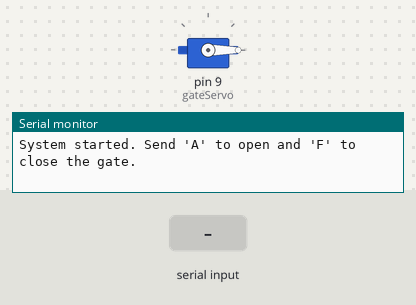
Bench run of a sketch on a simulated Arduino Uno, built with avr-gcc and run on an emulated ATmega328P. Shown: servo, the last lines printed to the serial monitor. The test bench sets the inputs (shaded band).

Above: at 1.2 s.
1.3 s: "A" received over the second serial link
At 2.5 s:
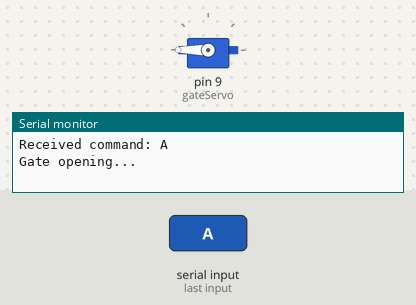
2.8 s: "F" received over the second serial link
At 3.7 s:
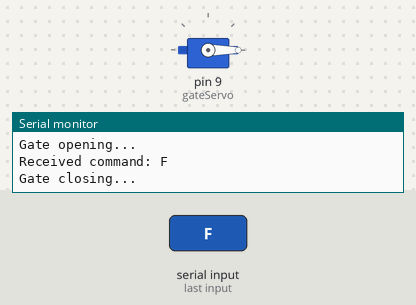
Timing chart, 0 to 5.8 s (numbered marks = the images above; inputs shaded):
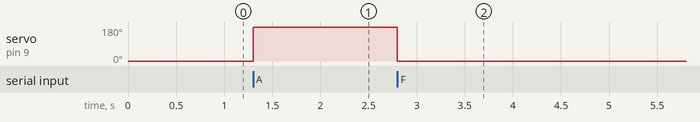

The sketch:

lesson07_bluetooth_gate_control.ino
```cpp
/*
  Project: Gate Control with Servo via Bluetooth
  Author: Marcelo L. O. Santos
  Date: 07/06/2025
  Hardware: Arduino + Servo + Bluetooth Module HC-05
  Description: Receives commands from the phone ('A' to open and 'F' to close the gate).
*/

#include <Servo.h>              // Library to control the servo motor
#include <SoftwareSerial.h>     // Library to create a virtual serial port

Servo gateServo;               // Object to control the servo motor

// Create serial communication with the Bluetooth HC-05
// bluetooth(RX, TX) → Arduino pins used to receive and transmit data to the module
// Physical connections:
//     HC-05 TX → Arduino pin 10 (receives data from the Bluetooth module)
//     HC-05 RX ← Arduino pin 11 (sends data to the Bluetooth module - use voltage divider!)
// NOTE: HC-05 RX should receive a maximum of 3.3V, so use two resistors (1k + 2k) to form a voltage divider.
SoftwareSerial bluetooth(10, 11);  // Arduino RX = pin 10, TX = pin 11

bool gateOpen = false;         // Variable to store the current state of the gate

void setup() {
  gateServo.attach(9);         // Servo motor connected to digital pin 9 on Arduino
  gateServo.write(0);          // Ensure the gate starts closed

  bluetooth.begin(9600);       // Start serial communication with the Bluetooth module (9600 bps)
  Serial.begin(9600);          // Start communication with the computer via USB (serial monitor)

  Serial.println("System started. Send 'A' to open and 'F' to close the gate.");
}

void loop() {
  // Check if any data was received via Bluetooth
  if (bluetooth.available()) {
    char command = bluetooth.read();  // Read the character sent from the phone

    // Display the received command in the serial monitor
    Serial.print("Received command: ");
    Serial.println(command);

    if (command == 'A') {
      // Open the gate
      gateServo.write(180);           // Move the servo to 180 degrees
      gateOpen = true;
      Serial.println("Gate opening...");
      bluetooth.println("Gate opening...");
    }
    else if (command == 'F') {
      // Close the gate
      gateServo.write(0);             // Move the servo to 0 degrees
      gateOpen = false;
      Serial.println("Gate closing...");
      bluetooth.println("Gate closing...");
    }
    else {
      // Invalid command
      Serial.println("Unknown command.");
      bluetooth.println("Invalid command. Use 'A' or 'F'.");
    }
  }
}
```

Measured:
- after the input at 1.3 s, servo on pin 9 (gateServo): 0° → 180° at once
- after the input at 2.8 s, servo on pin 9 (gateServo): 180° → 0° at once
